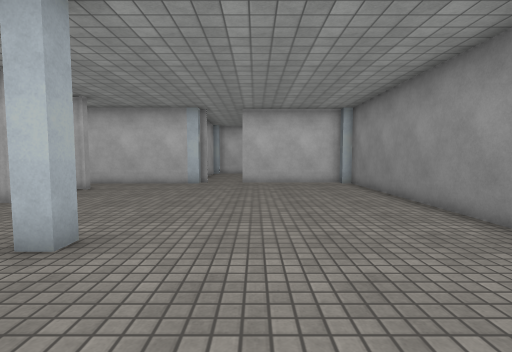
[1] (above)

24 first-person views from a walk through a 3-D level made in the Unity game engine. The camera is 1.2 m above the floor, tilts 4° down and sees 85° across. The floor is counted in squares, 1 m on a side. Each view is taken from the middle of a square. On the plan, view 1 faces up. The plan holds only what a view shows up to about 13 squares ahead; the rest is blank. The place goes on beyond the plan. The player is left out. Some surface patterns are stand-ins.

[2]
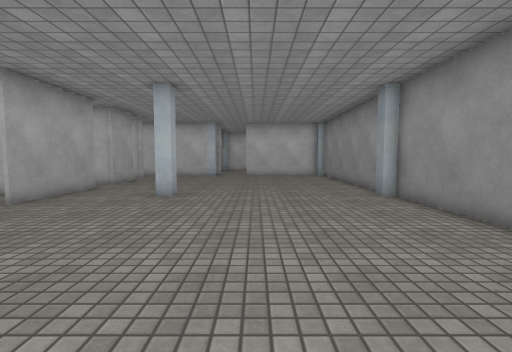

[3]
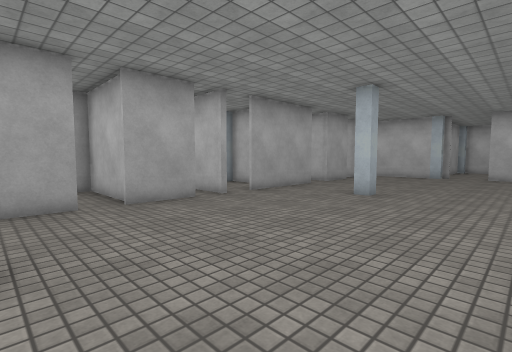

[4]
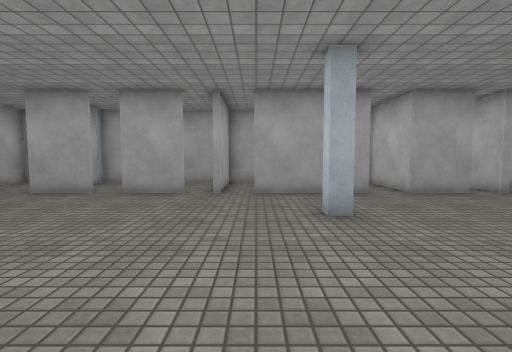

[5]
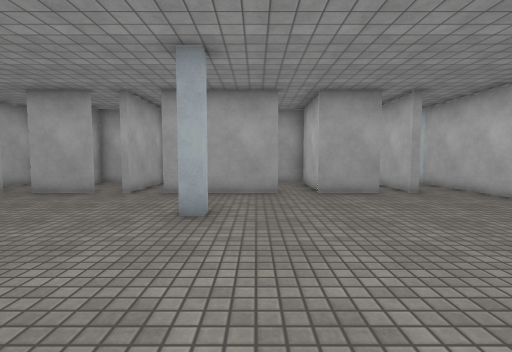

[6]
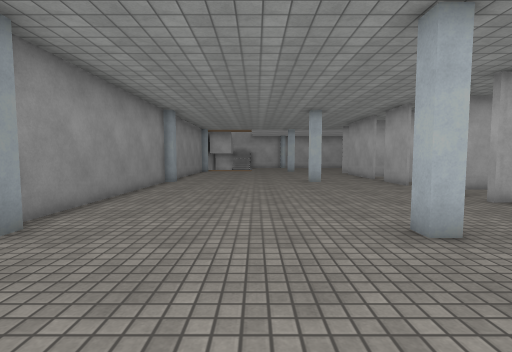

[7]
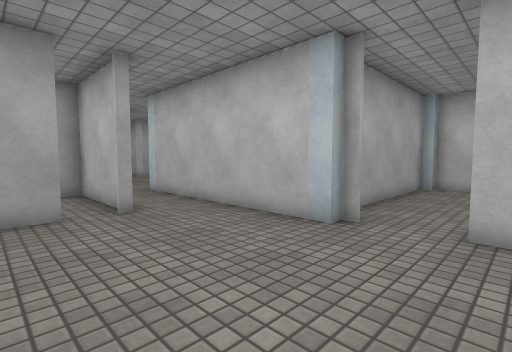

[8]
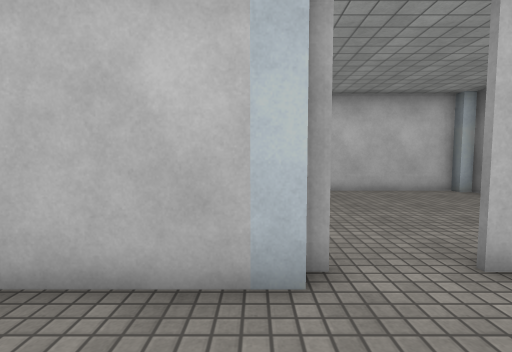

[9]
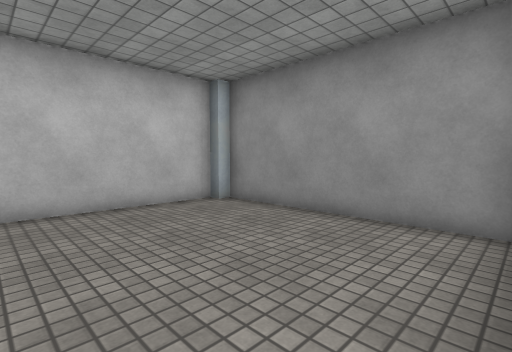

[10]
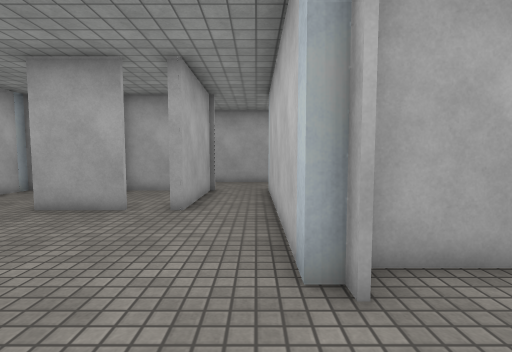

[11]
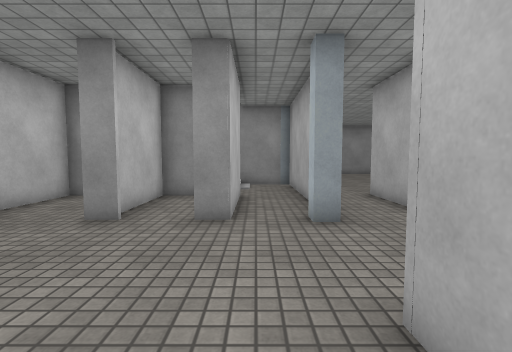

[12]
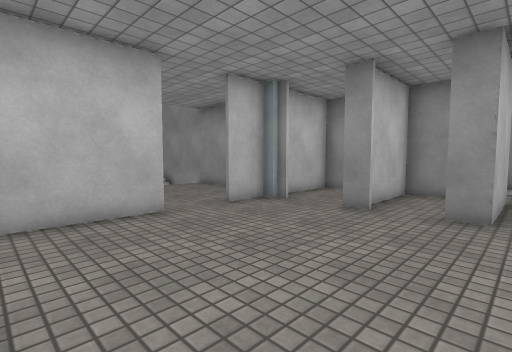

[13]
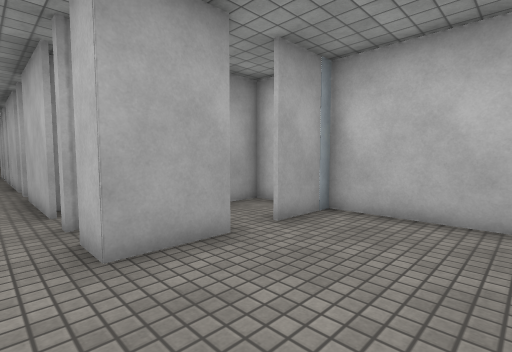

[14]
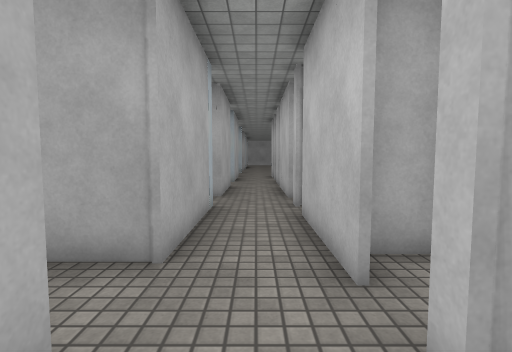

[15]
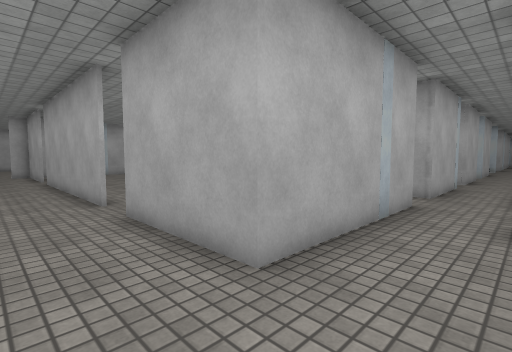

[16]
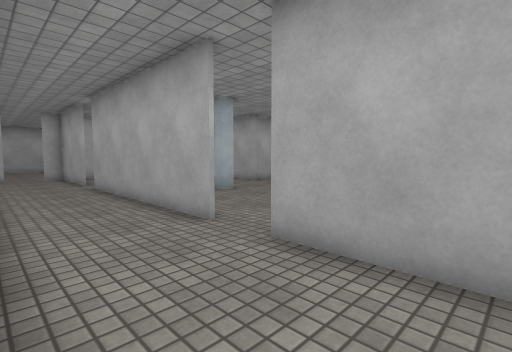

[17]
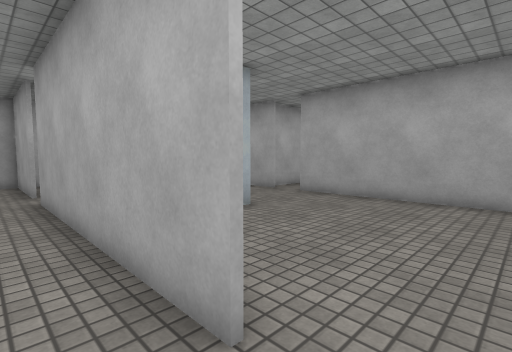

[18]
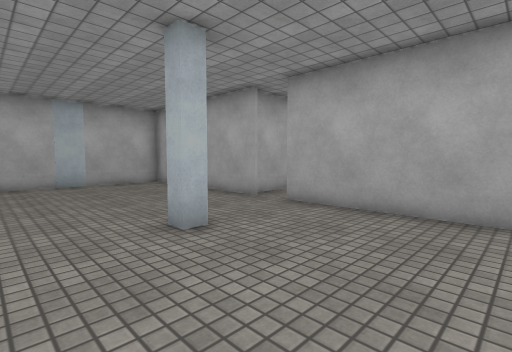

[19]
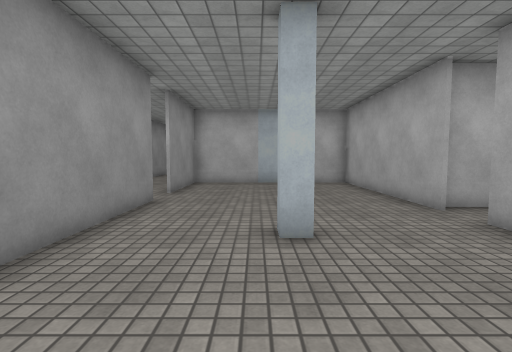

[20]
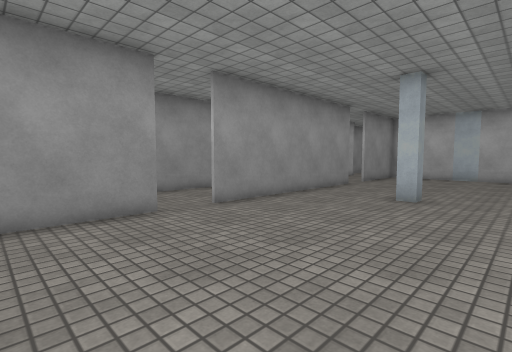

[21]
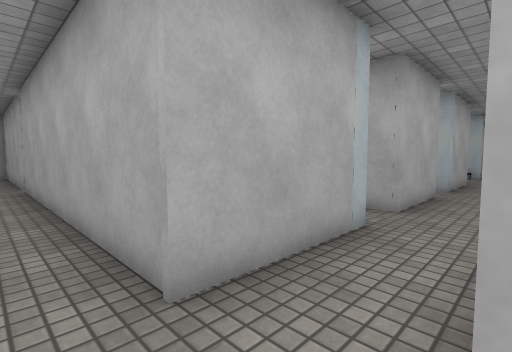

[22]
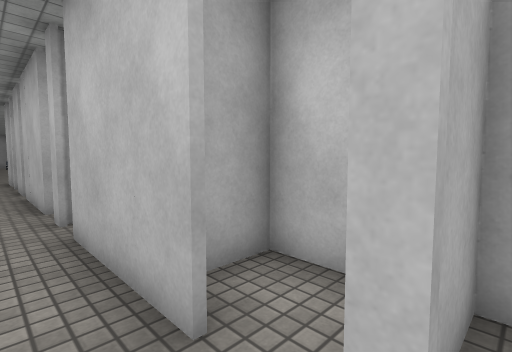

[23]
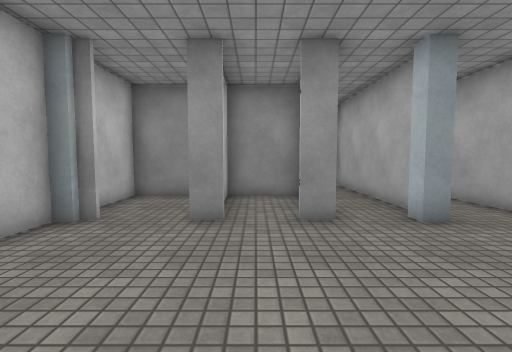

[24]
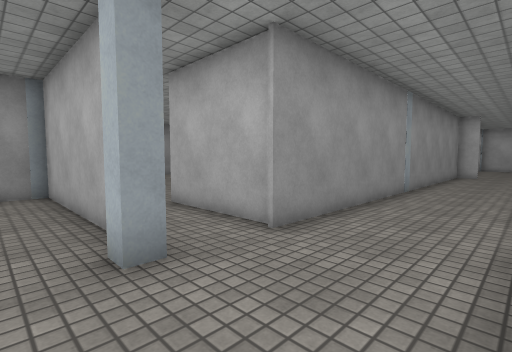

### Floor plan
Points are (right, up) in squares from view 1. A wall is a line through its corners. A room is listed if a view was taken in it or the views show most of it. See-through windows are left out.
Room 1 (views 1, 2, 3, 4, 5, 6, 7, 8, 10)
walls: (-3.1, 4) (-2.5, 4) (-2.5, 3.5) (-3.1, 3.5); (4.3, 4.6) (4.3, 12.5) (3.8, 12.5); (-6.2, 5.7) (-6.2, 1.9); (-6.2, -0.4) (-6.2, -2.5); (-6.2, 9.1) (-6.2, 7.2); (-6.2, -3.4) (-6.2, -5.5); (-6.2, 10.4) (-6.2, 10); (3.8, -5) (4.3, -5) (4.3, 3.5) (3.8, 3.5) (3.8, 4); (-2.5, 12.5) (-4.5, 12.5); (-2.1, 12.8) (-2.5, 12.8); (3.8, 12.8) (-0.6, 12.8)
ways out: opening at (-1.5, 13) to room 2; opening at (-5.5, 11.5) to room 3; opening at (-5, 6) to room 7; opening at (-5, 0) to room 8; opening at (-5, -3) to room 9
Room 2 (view 9)
walls: (4.3, 13.1) (4.3, 19.3) (3.8, 19.3) (3.8, 19.7) (-2.5, 19.7) (-2.5, 19.3); (-2.5, 12.8) (-2.5, 12.5); (-2.9, 19.3) (-2.9, 13.1)
ways out: opening at (-1.5, 13) to room 1
Room 3 (views 11, 13, 15, 16, 23, 24)
walls: (-9.8, 16.5) (-9.8, 17.4); (-8.8, 12.6) (-4.5, 12.6); (-9.9, 19.3) (-9.9, 19.7) (-11.4, 19.7); (-6.5, 14.6) (-6.5, 16.9) (-9.1, 16.9); (-6.4, 14.5) (-9.8, 14.5) (-9.8, 15.2); (-9.8, 10.4) (-6.2, 10.4); (-15.6, 12.9) (-13.1, 12.9) (-13.1, 9.1); (-13, 19.7) (-16.4, 19.7) (-16.4, 17.9); (-6.5, 18) (-6.5, 19.7) (-8.9, 19.7); (-9.9, 9.6) (-9.9, 10.6); (-16.4, 16.9) (-16.4, 14.9); (-4.5, 12.5) (-9.9, 12.5) (-9.9, 12.9) (-9.4, 12.9)
ways out: opening at (-5.5, 11.5) to room 1; opening at (-15, 14) to room 4; opening at (-11.5, 10) to room 5; opening at (-4, 14)
Room 4 (views 12, 14, 21, 22)
walls: (-23.6, 14.9) (-24.1, 14.9); (-23.9, 12.9) (-20.1, 12.9); (-19.5, 14.9) (-22.9, 14.9); (-25, 14.9) (-28.2, 14.9); (-18.5, 12.9) (-15.6, 12.9); (-18, 16.6) (-20.4, 16.6) (-20.4, 15.1); (-16.4, 14.9) (-17.4, 14.9); (-28.6, 12.9) (-25.4, 12.9); (-30.2, 12.9) (-30.2, 12.5)
ways out: opening at (-15, 14) to room 3; opening at (-19, 13) to room 6; opening at (-30, 14); opening at (-29, 13)
Room 5 (view 17)
walls: (-13.1, -1.1) (-13.1, -4.9); (-9.9, -1.4) (-9.9, 9.6); (-13.1, 7.8) (-13.1, 0.4)
ways out: opening at (-11.5, 10) to room 3; opening at (-13, -0.5) to room 6; opening at (-13, 8.5) to room 6
Room 6 (views 18, 19, 20)
walls: (-16.9, 3.4) (-16.9, 4) (-16.4, 4) (-16.4, 3.4); (-13.2, 0.4) (-13.2, 7.7); (-20.1, 1.9) (-20.1, -4.8) (-12.5, -4.8); (-13.2, 9.1) (-13.2, 13); (-13.2, -4.9) (-13.2, -1.1); (-20.1, 12.9) (-20.1, 3)
ways out: opening at (-19, 13) to room 4; opening at (-13, -0.5) to room 5; opening at (-13, 8.5) to room 5
Room 7 (no view inside)
walls: (-6.2, 7.2) (-9.8, 7.2) (-9.8, 6); (-10, 4) (-8.6, 4)
ways out: opening at (-5, 6) to room 1
Room 8 (no view inside)
walls: (-9.8, 0.1) (-9.8, -2.1); (-6.1, 0.7) (-7.9, 0.7); (-9.9, -2.1) (-7.6, -2.1)
ways out: opening at (-5, 0) to room 1
Room 9 (no view inside)
walls: (-6.8, -2.2) (-9.9, -2.2); (-9.8, -2.1) (-9.8, -5) (-8, -5)
ways out: opening at (-5, -3) to room 1

Positions as (right, up) in squares from view 1, and headings:
1: (0, 0), facing up
2: (0, -5), facing up
3: (1, -5), facing up-left
4: (3, 2), facing left
5: (3, 5), facing left
6: (0, 8), facing down
7: (0, 8), facing up-left
8: (-3, 10), facing up
9: (-1, 13), facing up-right
10: (0, 12), facing left
11: (-15, 14), facing right
12: (-16, 14), facing up-right
13: (-13, 14), facing up-left
14: (-17, 14), facing left
15: (-11, 15), facing down-left
16: (-10, 12), facing down-left
17: (-12, 9), facing down-left
18: (-14, 8), facing down-left
19: (-16, 8), facing down
20: (-19, 12), facing down-right
21: (-19, 15), facing down-left
22: (-18, 14), facing up-left
23: (-15, 16), facing right
24: (-13, 14), facing down-right
